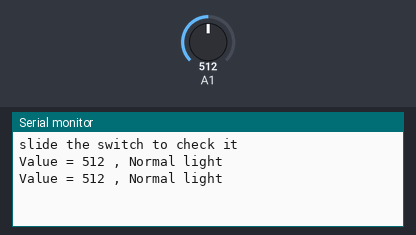
Recording of a sketch running on a simulated Arduino Uno, built with avr-gcc and run on an emulated ATmega328P. Parts: the last lines printed to the serial monitor. Inputs (shaded band) come from the test bench; at power-on: A1 = 512.

Above: at 1.8 s.
1.9 s: A1 set to 889
At 2.8 s:
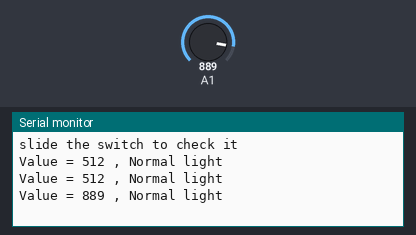
3.4 s: A1 set to 912
At 4.7 s:
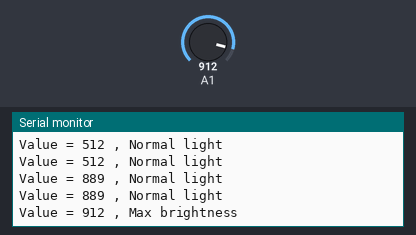

The sketch:

IN_LDR_1S.ino
```cpp
int LDR_val;
void setup()
{
  Serial.begin(9600);
  Serial.flush();
  Serial.println("slide the switch to check it");
}
void loop()
{
  LDR_val = analogRead(A1);
  Serial.print("Value = ");
  Serial.print(LDR_val);
  if (LDR_val <= 100) Serial.println(" , Dark");
  else if (LDR_val >= 900) Serial.println(" , Max brightness");
  else Serial.println(" , Normal light");
  delay(1000);
}
```

Measured:
- the behaviour switches between 899 and 900 on A1 (found by bisection; images 1 and 2)
- after the input at 1.9 s, the serial monitor: prints a new line after 0.10 s (image 1)
- after the input at 3.4 s, the serial monitor: prints a new line after 0.60 s (image 2)
